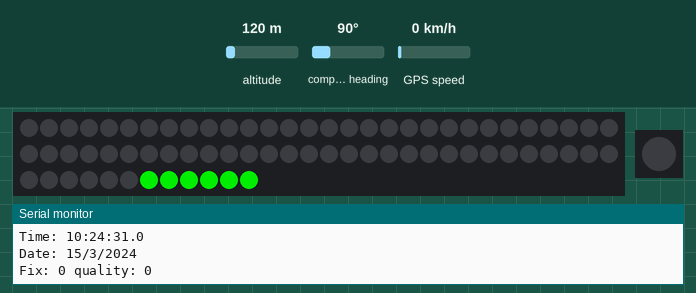
This sketch was run on a simulated Arduino Mega 2560, built with avr-gcc and run on an emulated ATmega2560. Parts: 72 RGB LEDs in strip order, left to right, continuing on the next row, 1 RGB LEDs in strip order, left to right, the last lines printed to the serial monitor. The inputs (shaded band) are chosen by the test bench; at power-on: altitude 120 m, compass heading 90°, GPS speed 0 km/h. Random numbers use the default seed unless the sketch sets one; the GPS gets a fix after 3 s at 37.7749, -122.4194 with 8 satellites.

Above: at 3.67 s.
At 6.94 s:
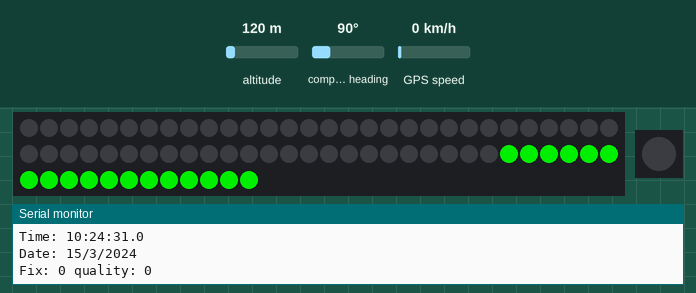
At 18.3 s:
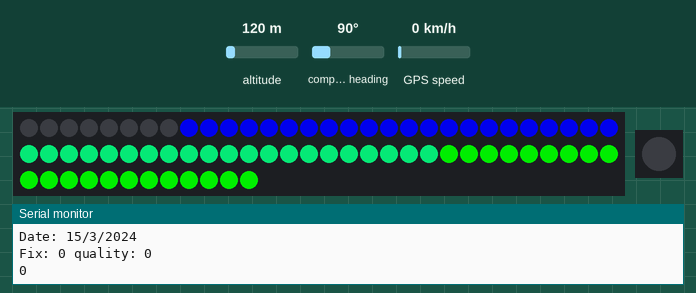
At 23.0 s:
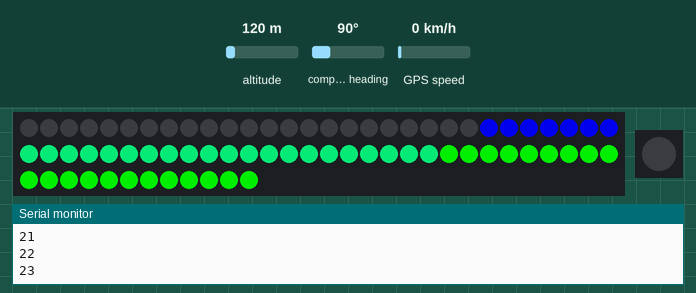
At 29.8 s:
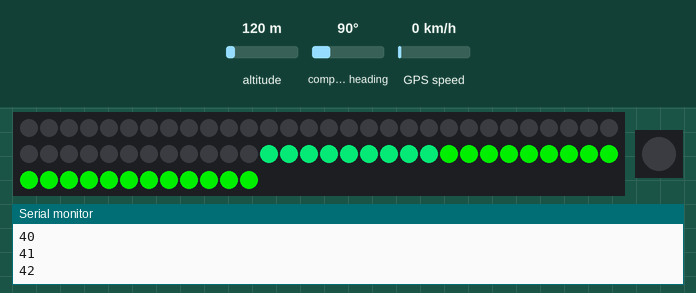

The sketch:

CycleHackLux2016.ino
```cpp
// Include NeoPixel for on-board Pixel
#include <Adafruit_NeoPixel.h>

// GPS library includes
#include <Adafruit_GPS.h>
#ifdef __AVR__
 #include <SoftwareSerial.h>
#endif

// Dotstar LED-Strip includes
#include <Adafruit_DotStar.h>
// Because conditional #includes don't work w/Arduino sketches...
#include <SPI.h>         // COMMENT OUT THIS LINE FOR GEMMA OR TRINKET
//#include <avr/power.h> // ENABLE THIS LINE FOR GEMMA OR TRINKET

#define NUMPIXELS 72 // Number of LEDs in strip

#define PIN 8

// on-board pixel
Adafruit_NeoPixel pixel = Adafruit_NeoPixel(1, PIN, NEO_GRB + NEO_KHZ800);

// Here's how to control the LEDs from any two pins:
#define DATAPIN    9
#define CLOCKPIN   6

// Define strip object
Adafruit_DotStar strip = Adafruit_DotStar(NUMPIXELS, DATAPIN, CLOCKPIN, DOTSTAR_BRG);
// The last parameter is optional -- this is the color data order of the
// DotStar strip, which has changed over time in different production runs.
// Your code just uses R,G,B colors, the library then reassigns as needed.
// Default is DOTSTAR_BRG, so change this if you have an earlier strip.

// Hardware SPI is a little faster, but must be wired to specific pins
// (Arduino Uno = pin 11 for data, 13 for clock, other boards are different).
//Adafruit_DotStar strip = Adafruit_DotStar(NUMPIXELS, DOTSTAR_BRG);

// Connect to the GPS on the Serial1 hardware port
Adafruit_GPS GPS(&Serial1);

// Set GPSECHO to 'false' to turn off echoing the GPS data to the Serial console
// Set to 'true' if you want to debug and listen to the raw GPS sentences
#define GPSECHO false

// this keeps track of whether we're using the interrupt
// off by default!
boolean usingInterrupt = false;

void setup()
{
  // connect at 115200 so we can read the GPS fast enough and echo without dropping chars
  // also spit it out
  Serial.begin(115200);
  Serial.println("Adafruit GPS library basic test!");

  // 9600 NMEA is the default baud rate for Adafruit MTK GPS's- some use 4800
  GPS.begin(9600);
  // uncomment this line to turn on RMC (recommended minimum) and GGA (fix data) including altitude
  GPS.sendCommand(PMTK_SET_NMEA_OUTPUT_RMCGGA);
  // uncomment this line to turn on only the "minimum recommended" data
  //GPS.sendCommand(PMTK_SET_NMEA_OUTPUT_RMCONLY);
  // For parsing data, we don't suggest using anything but either RMC only or RMC+GGA since
  // the parser doesn't care about other sentences at this time
  // Set the update rate
  GPS.sendCommand(PMTK_SET_NMEA_UPDATE_1HZ); // 1 Hz update rate
  // For the parsing code to work nicely and have time to sort thru the data, and
  // print it out we don't suggest using anything higher than 1 Hz

  // Request updates on antenna status, comment out to keep quiet
  //GPS.sendCommand(PGCMD_ANTENNA);

  #if defined(__AVR_ATtiny85__) && (F_CPU == 16000000L)
    clock_prescale_set(clock_div_1); // Enable 16 MHz on Trinket
  #endif

  strip.begin(); // Initialize pins for output
  strip.setBrightness(200);
  strip.show();  // Turn all LEDs off ASAP

  pixel.begin();
  pixel.show();

  delay(1000);
  // Ask for firmware version
  Serial1.println(PMTK_Q_RELEASE);

}

     // Color to be defined: BRG (NOT RGB)
int      head  = 0, tail = -3; // Index of first 'on' and 'off' pixels
uint32_t color = 0xFF0000;      // 'On' color (starts red)
uint32_t blue = 0xFF0000;
uint32_t red = 0x00FF00;
uint32_t green = 0x0000FF;
uint32_t yellow = 0x06ED78;
uint32_t orange = 0x47FF63;
uint32_t white = 0xFFFFFF;

uint32_t timer = millis();

// Maximum speed in km/h
int MAXSPEED = 40;

// Convert to knots
int MAXSPEEDK = MAXSPEED / 1.852;

// Define LEDs per Knot
int LEDpK = NUMPIXELS / MAXSPEEDK ;

// Fill the pixel with a color
void colorWipe(uint32_t c, uint8_t wait) {
  for(uint16_t i=0; i<strip.numPixels(); i++) {
    strip.setPixelColor(i, c);
    strip.show();
    delay(wait);
  }
}

void fullRed()
{
  uint16_t p;

  for(p=0; p<NUMPIXELS; p++) {
    strip.setPixelColor(p, red);
  }
  strip.show();
}

void fullWhite()
{
  uint16_t p;

  for(p=0; p<NUMPIXELS; p++) {
    strip.setPixelColor(p, white);
  }
  strip.show();
}


void blank()
{
  uint16_t p;

  for(p=0; p<NUMPIXELS; p++) {
    strip.setPixelColor(p, 0);
  }
  strip.show();
}

void fullGreen()
{
  uint16_t p;

  for(p=0; p<NUMPIXELS; p++) {
    strip.setPixelColor(p, green);
  }
  strip.show();
}

void speedUp()
{
  // uint16_t p;

  //for (long i = NUMPIXELS-1; i >= 0; --i) {
  //  Serial.print(i);
  //  strip.setPixelColor(i, green);
  //  delay(random(150,350));
  //  if (i == 10) {
  //    delay(500);
  // }
  //  strip.show();
  //}

  for(long p=NUMPIXELS-1; p>(NUMPIXELS*0.1); --p) {
    if (p > 50) {
      strip.setPixelColor(p, red);
    }
    else {
      if (p > 29) {
       strip.setPixelColor(p, yellow);
      }
    else {
      if (p > 1) {
       strip.setPixelColor(p, green);
      }
    }
    }

    if (p > 50) {
      delay(random(150,350));
    }
          else {
        delay(random(150,250));
          }
    if (p == 10) {
      delay(500);
    }

    if (p == random(50,60) ) {
      delay(random(10,70));
    }

    if (p == random(30,50) ) {
      delay(random(50,300));
    }

    if (p == random(20,30) ) {
      delay(random(100,700));
    }


    strip.show();
  }
}

void constantVar()
{
  uint16_t p;

  for(p=(NUMPIXELS*0.3); p<(NUMPIXELS*0.8); p++) {
    strip.setPixelColor(p, green);
    delay(random(150,350));
    if (p == 23) {
      delay(500);
    }
    strip.show();
  }
    delay(1500);

    for(p=(NUMPIXELS*0.8)-5; p<(NUMPIXELS*0.8)+5; p++) {
      strip.setPixelColor(p, green);
      delay(150);
      if (p == 23) {
        delay(500);
      }
      strip.show();
    }
      delay(1500);
}

void swipeDown()
{
    uint16_t p;
    for(p=0; p<NUMPIXELS; p++) {
      Serial.println(p);
      strip.setPixelColor(p, 0);
      if (p > 50) {
        delay(random(250,300));
      }
      else {
        delay(random(150,250));
      }
      if (p == 42) {
        delay(1500);
      }
      if (p == 23) {
        delay(3000);
      }
      if (p == 64) {
        delay(700);
      }
      strip.show();
    }
}

void loop() // run over and over again
{
//  strip.setPixelColor(head, red); // 'On' pixel at head
//  strip.setPixelColor(NUMPIXELS, 0);     // 'Off' pixel at tail
//  strip.show();                     // Refresh strip

  //blank();

  //speedUp();

  //constantVar();

  //fullGreen();

  //swipeDownRed();

//  delay(20);                        // Pause 20 milliseconds (~50 FPS)

//  if(++head >= NUMPIXELS) {         // Increment head index.  Off end of strip?
//    head = 0;                       //  Yes, reset head index to start
//    if((color >>= 8) == 0)          //  Next color (R->G->B) ... past blue now?
//      color = 0xFF0000;             //   Yes, reset to red
//  }
//  if(++tail >= NUMPIXELS) tail = 0; // Increment, reset tail index

  // read data from the GPS in the 'main loop'
  char c = GPS.read();
  // if you want to debug, this is a good time to do it!
  if (GPSECHO)
    if (c) Serial.print(c);
  // if a sentence is received, we can check the checksum, parse it...
  if (GPS.newNMEAreceived()) {
    // a tricky thing here is if we print the NMEA sentence, or data
    // we end up not listening and catching other sentences!
    // so be very wary if using OUTPUT_ALLDATA and trytng to print out data
    Serial.println(GPS.lastNMEA()); // this also sets the newNMEAreceived() flag to false
    if (!GPS.parse(GPS.lastNMEA())) // this also sets the newNMEAreceived() flag to false
      return; // we can fail to parse a sentence in which case we should just wait for another
  }
  // if millis() or timer wraps around, we'll just reset it
  if (timer > millis()) timer = millis();

  // approximately every 2 seconds or so, print out the current stats
  if (millis() - timer > 2000) {
    timer = millis(); // reset the timer
    Serial.print("\nTime: ");
    Serial.print(GPS.hour, DEC); Serial.print(':');
    Serial.print(GPS.minute, DEC); Serial.print(':');
    Serial.print(GPS.seconds, DEC); Serial.print('.');
    Serial.println(GPS.milliseconds);
    Serial.print("Date: ");
    Serial.print(GPS.day, DEC); Serial.print('/');
    Serial.print(GPS.month, DEC); Serial.print("/20");
    Serial.println(GPS.year, DEC);
    Serial.print("Fix: "); Serial.print((int)GPS.fix);
    Serial.print(" quality: "); Serial.println((int)GPS.fixquality);
//    Serial.println(LEDpK);
//    Serial.println(MAXSPEED);
//    Serial.println(MAXSPEEDK);
      //fullWhite();
      //blank();
      speedUp();
      swipeDown();

    if (GPS.fix) {
      Serial.print("Location: ");
      Serial.print(GPS.latitude, 4); Serial.print(GPS.lat);
      Serial.print(", ");
      Serial.print(GPS.longitude, 4); Serial.println(GPS.lon);
      Serial.print("Speed (knots): "); Serial.println(GPS.speed);
      Serial.print("Angle: "); Serial.println(GPS.angle);
      Serial.print("Altitude: "); Serial.println(GPS.altitude);
      Serial.print("Satellites: "); Serial.println((int)GPS.satellites);
      //fullRed();
      //fulleWhite();
      //speedUp();
      //colorWipe(pixel.Color(0, 0, 255), 50); // Blue

      if (GPS.speed < 1) {
        // Set strip
      }
    }
  }
}
```
